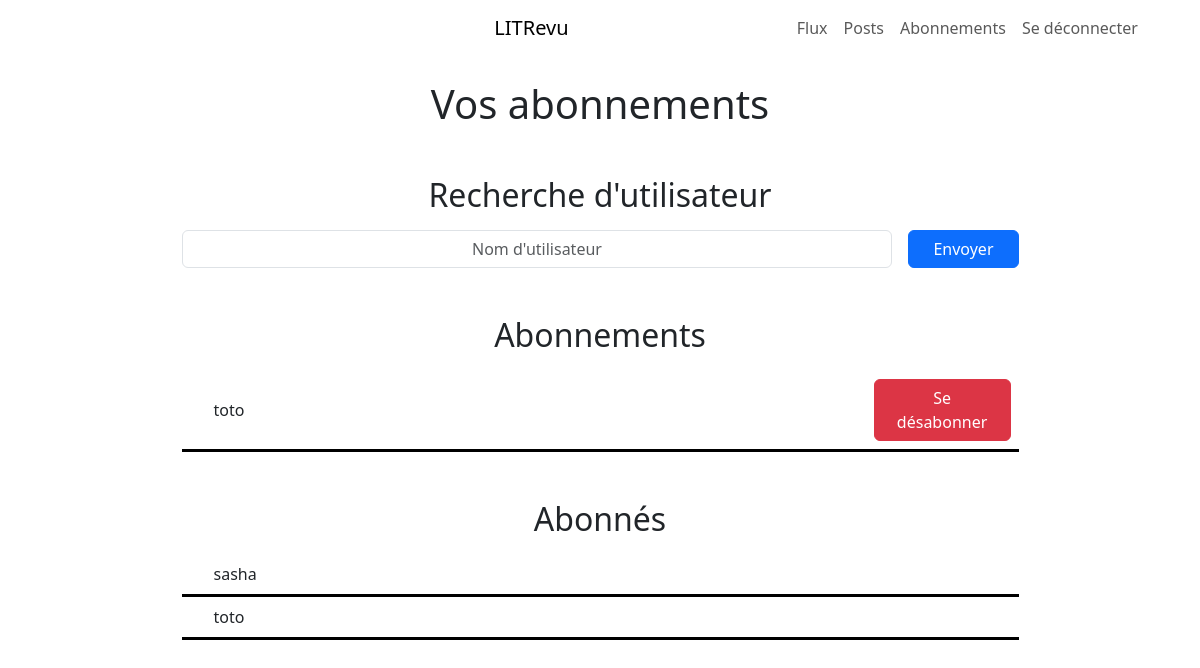
/subscription/ (signed in), run on the app's committed database.
### blog/models.py (models this page shows)
class UserFollows(models.Model):
    user = models.ForeignKey(
        to=settings.AUTH_USER_MODEL,
        on_delete=models.CASCADE,
        related_name="following",
    )
    followed_user = models.ForeignKey(
        to=settings.AUTH_USER_MODEL,
        on_delete=models.CASCADE,
        related_name="followed_by",
    )
    class Meta:
        unique_together = (
            "user",
            "followed_user",
        )

### authentication/models.py (models this page shows)
class User(AbstractUser):
    pass

### blog/views.py (the view, shortened to what this page needs)
# urls.py: path("subscription/", blog.Subscription.as_view(), name="subscription"),
class Subscription(LoginRequiredMixin, View):
    username = ""
    def get(self, request):
        form = UsernameForm()
        following = request.user.following.all().order_by(
            "followed_user__username"
        )
        followed_by = request.user.followed_by.all().order_by("user__username")
        context = {
            "subscription_form": form,
            "following": following,
            "followed_by": followed_by,
        }
        return render(request, "blog/subscription.html", context)

### blog/forms.py
class UsernameForm(forms.Form):
    username = forms.CharField(
        max_length=150,
        widget=forms.TextInput(
            attrs={
                "placeholder": "Nom d'utilisateur",
                "class": "form-control centered-input",
            }
        ),
        label="",  # No label
        help_text="",  # No help text
    )

### blog/templates/blog/subscription.html (shortened to what this page needs)
{% extends 'base.html' %}
{% block content %}
{% include 'partial/navbar.html' %}
<div class="container my-4">
    <div class="col-9 mx-auto">
        <h1 class="text-center mb-5">Vos abonnements</h1>
        <div class="text-center">
            <h2 class="mb-3">Recherche d'utilisateur</h2>
            <form method="post" class="d-flex">
                <div class="col">
                    {{ subscription_form.username }}
                </div>
                <div class="col-auto ms-3">
                    <button type="submit" class="btn btn-primary px-4">Envoyer</button>
                </div>
            </form>
        </div>
        <div>
            <h2 class="text-center mt-5 mb-3">Abonnements</h2>
            {% for follow in following %}
            <div class="d-flex justify-content-between align-items-center border-bottom border-3 border-black p-2">
                <div class="ms-4">
                    {{ follow.followed_user.username }}
                </div>
                <a href="{% url 'unsubscribe' follow.followed_user.id %}" class="col-2 btn btn-danger">Se
                    désabonner</a>
            </div>
            {% endfor %}
        </div>
        <div class="mb-5">
            <h2 class="text-center mt-5 mb-3">Abonnés</h2>
            {% for follower in followed_by %}
            <div class="d-flex justify-content-start border-bottom border-3 border-black p-2">
                <div class="ms-4">
                    {{ follower.user.username }}
                </div>
            </div>
            {% endfor %}
        </div>
    </div>
</div>
{% endblock %}

### static/styles.css (style rules this page uses)
.centered-input { text-align: center; }
.centered-input::placeholder { text-align: center; }

### data on the page
UserFollows: followed_user.username "toto"
UserFollows: user.username "sasha"
UserFollows: user.username "toto"
